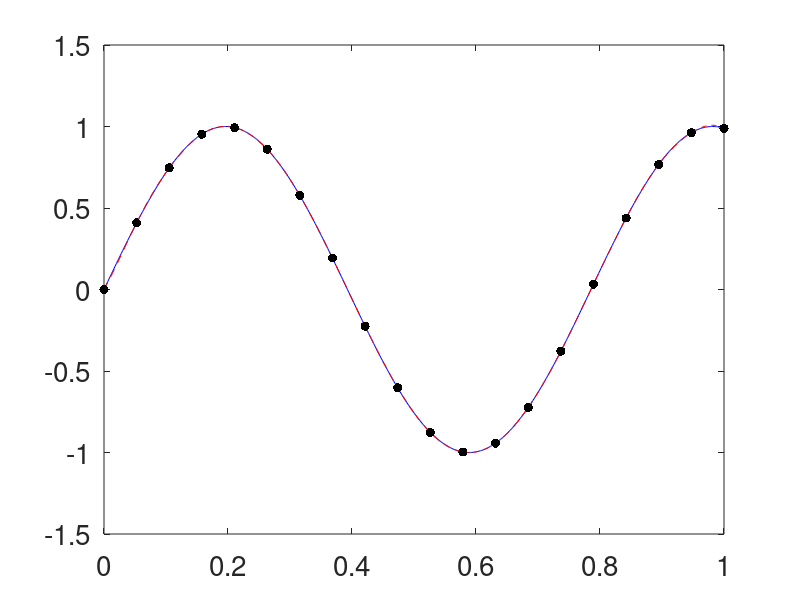

MATLAB code to generate this figure:
%Cones and Kernel Approximation for Guarantees
clear all
close all
format compact
set(0,'defaultaxesfontsize',20,'defaulttextfontsize',20)
testfun=@(x) sin(8*x);

a=10;
kernel=@(x,t) exp(-(a.^2)*(bsxfun(@minus,x,t')).^2);

n=20;
xnode=linspace(0,1,n)';
Kmat=kernel(xnode,xnode);
%xnode=0.5;
y=testfun(xnode);
c=Kmat\y;
splinef=@(x) kernel(x,xnode)*c;

nplot=500;
xplot=linspace(0,1,nplot)';
plot(xplot,testfun(xplot),'b-',...
    xplot,splinef(xplot),'r--',...
    xnode,y,'k.','markersize',20,...
    'linewidth',3)
ntest=1000;
xtest=linspace(0,1,ntest)';
error=sqrt(mean((testfun(xtest)-splinef(xtest)).^2))

normHsplinef=c'*y
xpxt=bsxfun(@plus,xnode,xnode');
invKmat=inv(Kmat);
Ktildemat=(sqrt(pi/2)/(2*a)) ...
    *exp(-((a^2)/2)*(bsxfun(@minus,xnode,xnode').^2)) ...
    .*(-erf((a/sqrt(2))*(xpxt-2)) + erf((a/sqrt(2))*xpxt));
Herrbd=1-sum(sum(Ktildemat'.*invKmat,2))
guesserrest=Herrbd*normHsplinef
